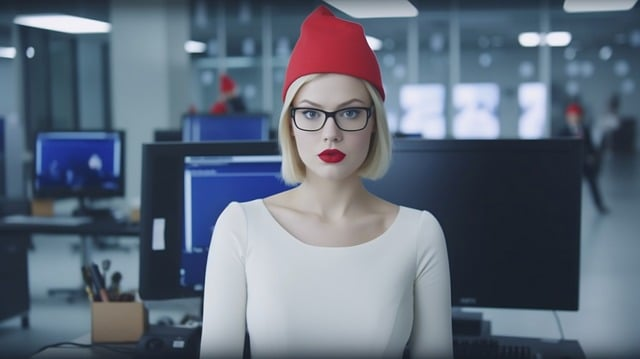
#> input picture data/ai-generated-8405611_640.jpg, 640 x 359 px
$ python app.py data/ai-generated-8405611_640.jpg
#> lines starting #> are read from the running program, lines starting #| are printed output that depends on the picture; after the words box and inside, x2 and y2 are one past the last pixel; in counts of white or black regions, pixels touching at a corner belong together

import cv2 as cv
from cv2 import CascadeClassifier
import sys

GREEN = (0, 255, 0)
DIM = (640, 480)

def detectFaces(pathToImage, res=None):
#> called with pathToImage = 'data/ai-generated-8405611_640.jpg'
    img = cv.imread(pathToImage)
#> img is the input picture: shape (359, 640, 3); mean B, G, R 124.3, 108.5, 96.8

    if not res:
        img = cv.resize(img, DIM, interpolation=cv.INTER_AREA)
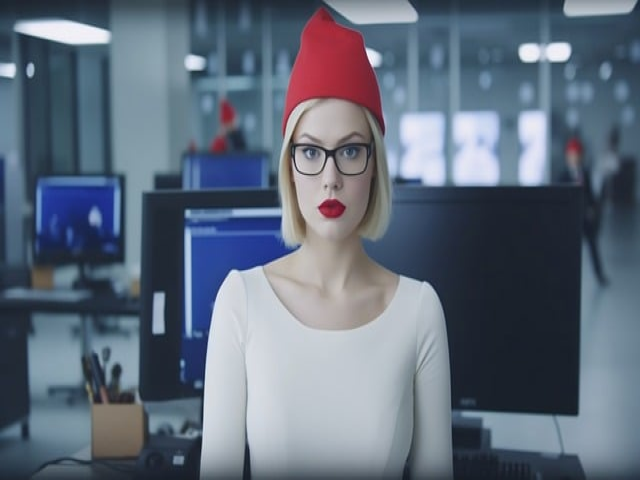
#> img: shape (480, 640, 3); mean B, G, R 124.3, 108.5, 96.7
    gray = cv.cvtColor(img, cv.COLOR_BGR2GRAY)
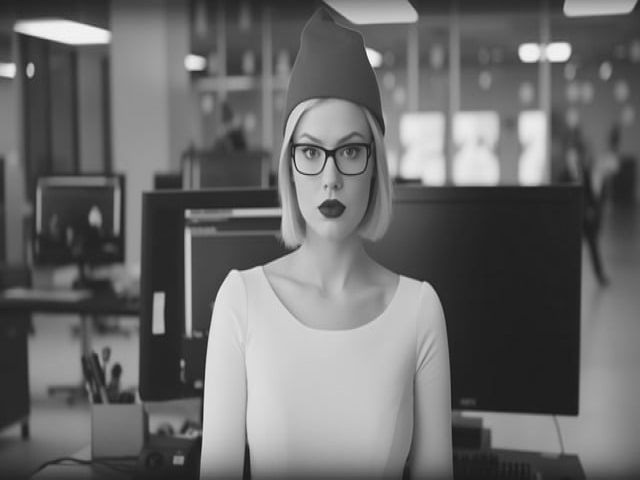
#> gray: shape (480, 640); min 17, max 250, mean 106.8

    haarCascade = CascadeClassifier("data/haarcascade_frontalface_default.xml")
    faces = haarCascade.detectMultiScale(gray, 1.1, 7)
#> faces = [[269, 102, 125, 125]]

    for x, y, w, h in faces:
        cv.rectangle(img, (x, y), (x + w, y + h), GREEN, 2)
#> this loop made 1 pass
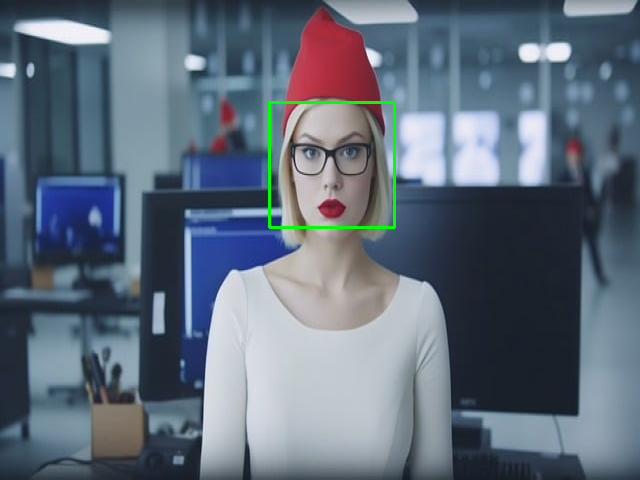
#> img: shape (480, 640, 3); 0.49% of pixels changed, all inside (x1, y1, x2, y2) = (268, 101, 396, 229)

    if res:
        cv.imwrite(res, img)
    else:
        cv.imshow('Detected Faces', img)
        cv.waitKey(0)
        cv.destroyAllWindows()

if __name__ == '__main__':
    argv = sys.argv

    if len(argv) < 2:
        print(f"Use: {argv[0]} <path/to/image> [result filename]")
        exit(0)
    detectFaces(*argv[1:])
